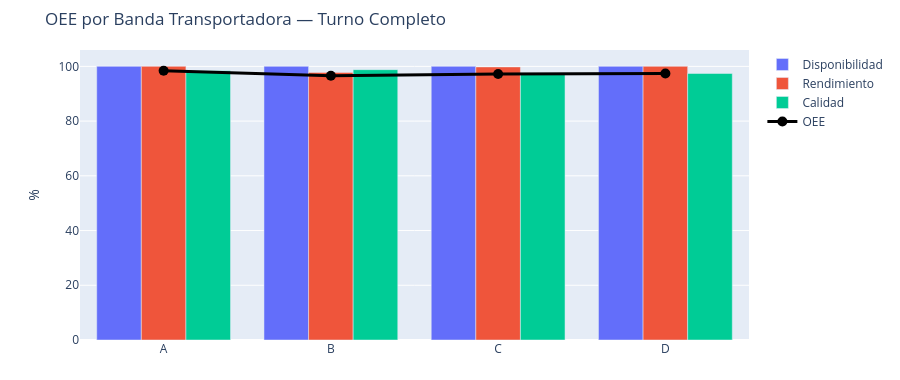

Write notebook code for a chart like this one.
### Markdown cell above
### OEE (Overall Equipment Effectiveness) de la red de transporte

$$OEE = Disponibilidad \times Rendimiento \times Calidad$$

- **Disponibilidad:** tiempo operativo real vs. tiempo de turno planificado (se descuenta el tiempo en eventos de fallo, ej. el atasco de la Banda B).
- **Rendimiento:** velocidad de banda real promedio vs. velocidad nominal de diseño (1.25 m/s).
- **Calidad:** unidades "buenas" vs. total producido, penalizando la producción generada durante ventanas de fallo activo.

### Code cell
def calcular_oee(cid):
    sub = df_sensores[df_sensores["Conveyor_ID"] == cid].copy()
    tiempo_total_h = SHIFT_HOURS
    velocidad_nominal = 1.25

    # Disponibilidad: fracción de muestras con velocidad de banda > 20% del nominal (banda en marcha)
    en_operacion = (sub["Belt_Speed_mps"] > 0.2 * velocidad_nominal).mean()
    disponibilidad = en_operacion

    # Rendimiento: velocidad promedio real vs nominal, acotado a 1.0
    rendimiento = float(np.clip(sub["Belt_Speed_mps"].mean() / velocidad_nominal, 0, 1))

    # Calidad: penalizamos unidades producidas durante ventanas de vibración/corriente anómalas (>2 sigma)
    umbral_anomalia_curr = sub["Motor_Current_A"].mean() + 2 * sub["Motor_Current_A"].std()
    muestras_anomalas = sub["Motor_Current_A"] > umbral_anomalia_curr
    produccion_total = sub["Product_Count"].max()
    incrementos = sub["Product_Count"].diff().fillna(sub["Product_Count"].iloc[0])
    unidades_en_anomalia = incrementos[muestras_anomalas].sum()
    calidad = float(np.clip(1 - (unidades_en_anomalia / max(produccion_total, 1)), 0, 1))

    oee = disponibilidad * rendimiento * calidad
    return {
        "Conveyor_ID": cid,
        "Disponibilidad_%": round(disponibilidad * 100, 1),
        "Rendimiento_%": round(rendimiento * 100, 1),
        "Calidad_%": round(calidad * 100, 1),
        "OEE_%": round(oee * 100, 1),
        "Unidades_Producidas": int(produccion_total),
    }


df_oee = pd.DataFrame([calcular_oee(c) for c in CONVEYORS])

fig_oee = go.Figure()
fig_oee.add_trace(go.Bar(x=df_oee["Conveyor_ID"], y=df_oee["Disponibilidad_%"], name="Disponibilidad"))
fig_oee.add_trace(go.Bar(x=df_oee["Conveyor_ID"], y=df_oee["Rendimiento_%"], name="Rendimiento"))
fig_oee.add_trace(go.Bar(x=df_oee["Conveyor_ID"], y=df_oee["Calidad_%"], name="Calidad"))
fig_oee.add_trace(go.Scatter(x=df_oee["Conveyor_ID"], y=df_oee["OEE_%"], name="OEE", mode="lines+markers",
                              line=dict(color="black", width=3), marker=dict(size=10)))
fig_oee.update_layout(
    barmode="group", title="OEE por Banda Transportadora — Turno Completo",
    yaxis_title="%", height=380, margin=dict(t=50, b=40),
)
fig_oee.show()

df_oee

### Figure 1 — Plotly figure (JSON) as saved in the notebook; plotly's stock layout.template omitted (floating-point values rounded to 4 significant figures)
{"data": [{"name": "Disponibilidad", "type": "bar", "x": ["A", "B", "C", "D"], "y": [100.0, 100.0, 100.0, 100.0]}, {"name": "Rendimiento", "type": "bar", "x": ["A", "B", "C", "D"], "y": [100.0, 97.8, 99.8, 100.0]}, {"name": "Calidad", "type": "bar", "x": ["A", "B", "C", "D"], "y": [98.4, 98.8, 97.4, 97.4]}, {"line": {"color": "black", "width": 3}, "marker": {"size": 10}, "mode": "lines+markers", "name": "OEE", "type": "scatter", "x": ["A", "B", "C", "D"], "y": [98.4, 96.6, 97.2, 97.4]}], "layout": {"barmode": "group", "height": 380, "margin": {"b": 40, "t": 50}, "title": {"text": "OEE por Banda Transportadora — Turno Completo"}, "yaxis": {"title": {"text": "%"}}}}
